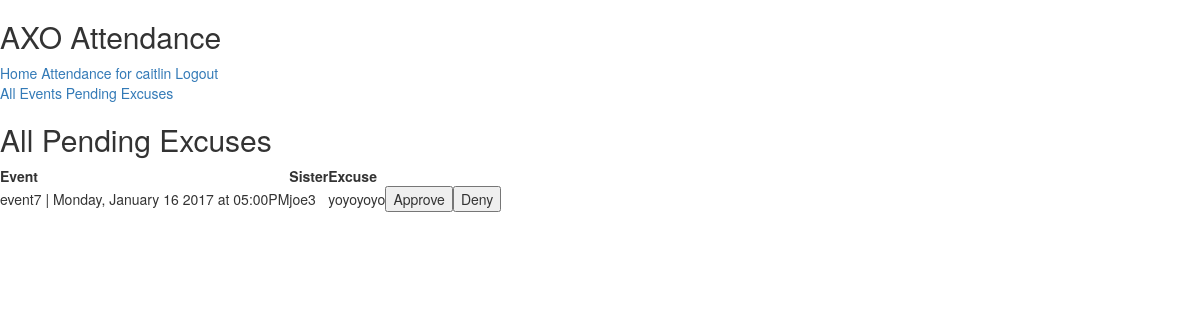
Before: /attendance/excuses/pending/ (signed in) with the older database file.
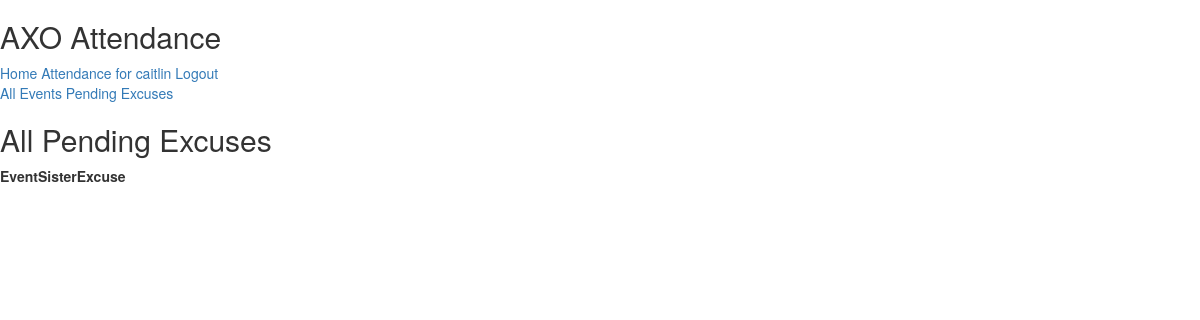
After: the same page with the newer database file.
### attendance/models.py (models this page shows, shortened)
class Excuse(models.Model):
  PENDING = 0
  APPROVED = 1
  DENIED = 2
  STATUS = (
    (PENDING, 'Pending'),
    (APPROVED, 'Approved'),
    (DENIED, 'Denied')
  )
  event = models.ForeignKey(Event)
  sister = models.ForeignKey(Sister)
  text = models.CharField(max_length=1000)
  status = models.IntegerField(choices=STATUS, default=PENDING)

@python_2_unicode_compatible
class Event(models.Model):
  VALUE_OF_EXCUSED_ABSENCE = .75
  name = models.CharField(max_length=200)
  date = models.DateTimeField()
  is_mandatory = models.BooleanField(default=False)
  is_activated = models.BooleanField(default=False)
  sisters_required = models.ManyToManyField(Sister, blank=True, related_name='sisters_required')
  sisters_attended = models.ManyToManyField(Sister, blank=True, related_name='sisters_attended')
  sisters_excused = models.ManyToManyField(Sister, blank=True, related_name='sisters_excused')
  points = models.IntegerField()
  def __str__(self):
    formatted_date = self.date.strftime("%A, %B %d %Y at %I:%M%p")
    return self.name + " | " + formatted_date

@python_2_unicode_compatible
class Sister(models.Model):
  ACTIVE = 0
  ALUM = 1
  NEW_MEMBER = 2
  PRC = 3
  ABROAD = 4
  STATUS = (
    (ACTIVE, 'Active'),
    (ALUM, 'Alum'),
    (NEW_MEMBER, 'New Member'),
    (PRC, 'PRC'),
    (ABROAD, 'Abroad')
  )
  user = models.OneToOneField(User, on_delete=models.CASCADE)
  status = models.IntegerField(choices=STATUS)
  class_year = models.IntegerField()

### attendance/views.py (the view)
@user_passes_test(lambda u: u.is_superuser)
def excuse_pending(request):
  excuses = Excuse.objects.filter(status=Excuse.PENDING)
  return render(request, 'attendance/excuse_pending.html', {'excuses': excuses})

### attendance/templates/attendance/excuse_pending.html (shortened to what this page needs)
{% extends "attendance/base.html" %}
{% block content %}
<h2> All Pending Excuses </h2>
<table>
  <tr>
    <th> Event </th>
    <th> Sister </th>
    <th> Excuse </th>
  </tr>
  {% for excuse in excuses %}
    <tr>
      <td> {{ excuse.event }} </td>
      <td> {{ excuse.sister.user.username }} </td>
      <td> {{ excuse.text }} </td>
      <td>
        <form action="{% url 'attendance:excuse_approve' excuse.id %}" method="post">
          <input type="submit" value="Approve" />
        </form>
      </td>
      <td>
        <form action="{% url 'attendance:excuse_deny' excuse.id %}" method="post">
          <input type="submit" value="Deny" />
        </form>
      </td>
    </tr>
  {% endfor %}
{% endblock content %}

Changed rows visible on the page:
removed Excuse: event "event7 | Monday, January 16 2017 at 05:00PM", sister.user.username "joe3", text "yoyoyoyo"
